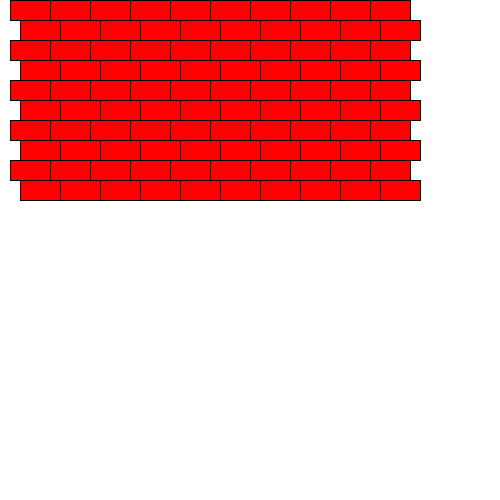
Frame 1 (no input)
Frame 60 (the mouse pressed at the canvas centre just before this capture): identical to frame 1, image omitted
Frame 120 (the mouse held since frame 60 and released just before this capture): identical to frame 1, image omitted

The Processing sketch that drew this single still picture (run headless with seeded random() and noise(); from frame 60 on, the mouse is pressed at the canvas centre):

// Processing sketch: Opdracht_7
// ── Opdracht_7.pde
void setup(){
  size(500,500);
}

void draw(){
  background(255,255,255);
  int a=10;
  int b=0;
     for(int x=0; x<10; x++){
       for(int y=0; y<10; y++){
         fill(255,0,0);
         rect(a, b,40,20);
             a +=40;                
                     }
    if(x%2==0){
      a=20;
    }else{
      a=10;
      }
      
      b+=20;
    }
}
   
